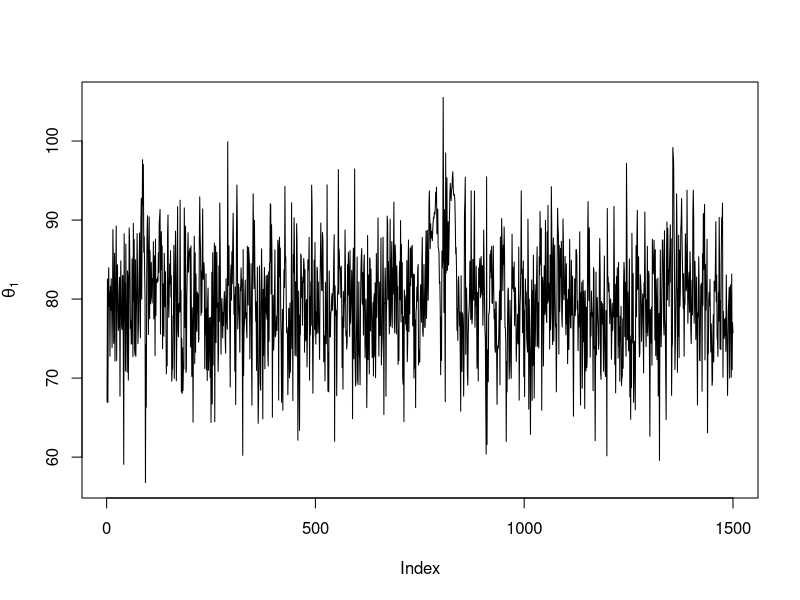
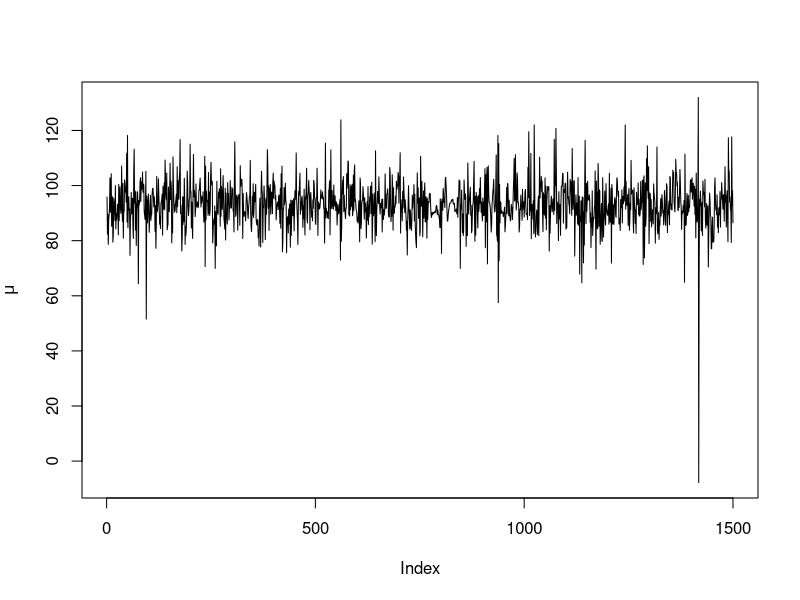
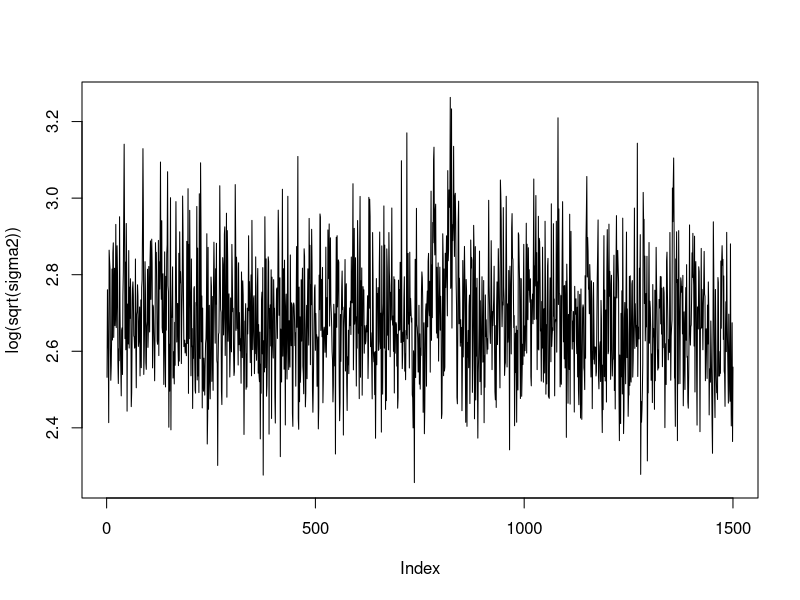
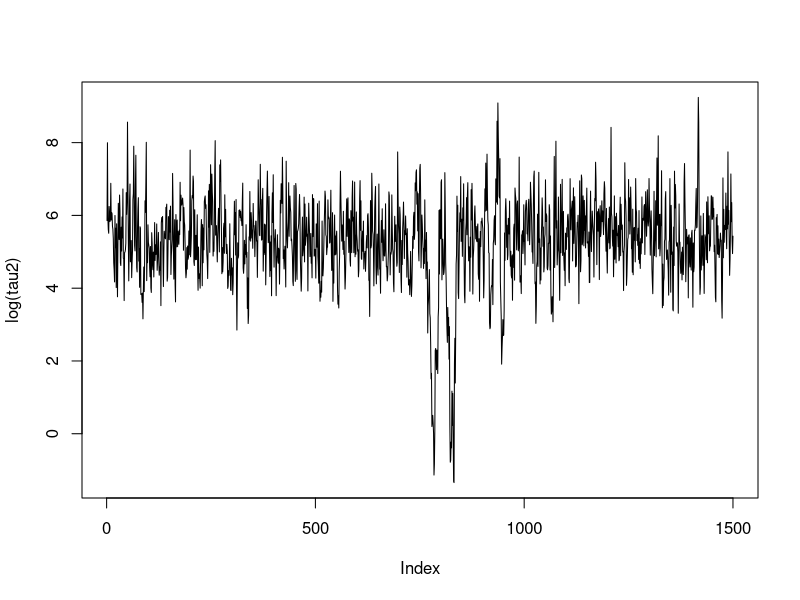
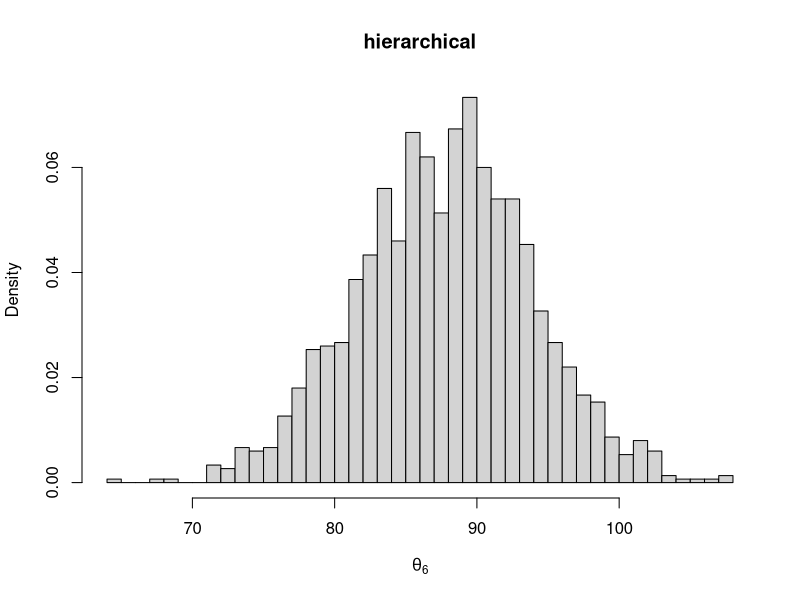

Reproduce these figures in R, in order.
## ---- chunk 1
knitr::opts_chunk$set(echo = TRUE)
## ---- chunk 2
# QC data set
qc <- matrix(c(1, 83,92,92,46,67,
               2, 117,109,114,104,87,
               3, 101,93,92,86,67,
               4, 105,119,116,102,116,
               5, 79,97,103,79,92,
               6, 57,92,104,77,100), byrow = TRUE, nrow = 6, ncol = 6)
qc <- qc[,-1] # each row j is associated with machine j
n.groups <- nrow(qc) # J
n.obs <- nrow(qc) * ncol(qc) # n
n.samples <- ncol(qc) # n_j
## ---- chunk 3
# gibbs sampler for seperate model

## ---- chunk 4
# gibbs sampler for pooled model

## ---- chunk 5
# functions to draw parameter from conditional distributions
update_theta <- function(mu, tau2, sigma2, nj = n.samples) {
  Vthetaj <- 1/(1/tau2 + nj/sigma2)
  thetahat <- (mu/tau2 + (nj/sigma2)*rowMeans(qc)) * Vthetaj
  theta <- rnorm(n.groups, mean = thetahat, sd = sqrt(Vthetaj))
  return(theta)
}

update_mu <- function(theta, tau2, J = n.groups) {
  muhat <- mean(theta)
  mu <- rnorm(1, mean = muhat, sd = sqrt(tau2/J))
  return(mu)
}
# draw tau2 and sigma from inv-chisquare distributions
# to draw theta ~ inv-x^2(nu, s2); draw X from x^2_nu; let theta = nu * s2/X
update_sigma2 <- function(theta, n = n.obs) {
sigma2hat <- sum((qc - theta)^2) / n 
sigma2 <- n*sigma2hat/rchisq(1, n)
return(sigma2)
}

update_tau2 <- function(theta, mu, J = n.groups) {
tau2hat <- sum((theta - mu)^2)/(J - 1)
tau2 <- (J - 1)*(tau2hat)/rchisq(1, (J - 1))
return(tau2)
}
## ---- chunk 6
n.burn <- 500
n.iter <- 1000

# initialize vectors and matrices
theta <- matrix(0, nrow = n.burn + n.iter, ncol = nrow(qc))
mu <- tau2 <- sigma2 <- vector("numeric", length = n.burn + n.iter)

# get starting points using recommendations in BDA3 pg. 289
# starting values for tau and sigma are drawn in first step of gibbs sampling
theta[1,] <- apply(qc, 1, sample, 1) # take random sample from observations for each group
mu[1] <- mean(theta[1,]) # use the mean of the starting values of theta
sigma2[1] <- update_sigma2(theta[1,])
tau2[1] <- update_tau2(theta[1,], mu[1])

# gibbs sampler for hierarchical model
for (iter in 2:(n.burn + n.iter)) {
  theta[iter,] <- update_theta(mu[iter - 1], tau2[iter - 1], sigma2[iter - 1])
  mu[iter] <- update_mu(theta[iter,], tau2[iter-1])
  sigma2[iter] <- update_sigma2(theta[iter,])
  tau2[iter] <- update_tau2(theta[iter,], mu[iter])
}
## ---- chunk 7
plot(theta[,1], type = "l", ylab = expression(theta[1]))
plot(mu, type = "l", ylab = expression(mu))
plot(log(sqrt(sigma2)), type = "l")
plot(log(tau2), type = "l")
## ---- chunk 8
# posterior of mean of machine 6
hist(theta[,6], nclass = 40, prob = T, xlab = expression(theta[6]), main = "hierarchical")
